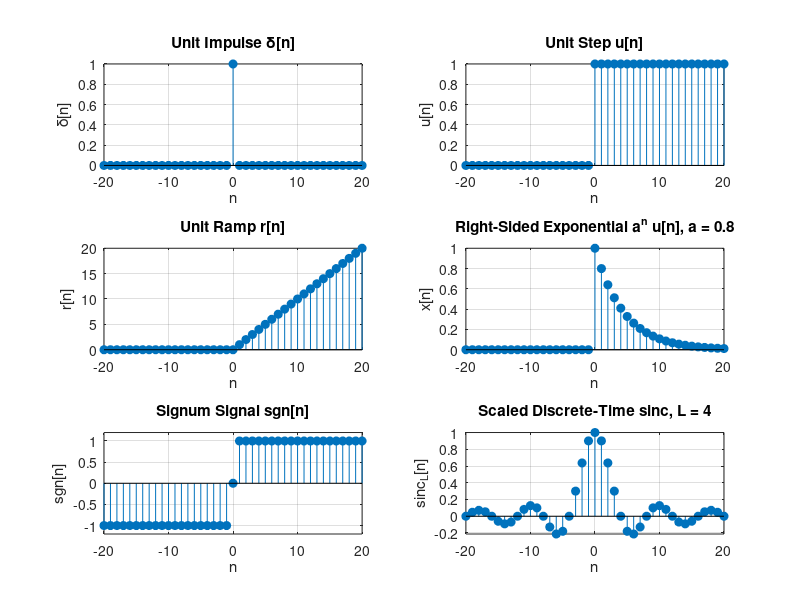

Write MATLAB code to recreate this figure.
%% week3-discrete-signals-matlab
% Basic discrete-time signals demo
% Run with:  >> discrete_signals

clc; clear; close all;

% Common index axis for all signals
n = -20:20;                      % sample indices

%% 1) Unit Impulse: models a "sample at one time index"
delta = double(n == 0);          % δ[n] = 1 at n=0, 0 elsewhere

%% 2) Unit Step: turns on a system/input at n = 0
u = double(n >= 0);              % u[n] = 1 for n>=0, 0 otherwise

%% 3) Unit Ramp: tests system response to linearly increasing inputs
r = n .* u;                      % r[n] = n for n>=0, 0 for n<0

%% 4) Right-sided Exponential: fundamental LTI mode
a = 0.8;                         % decay factor (0<|a|<1 for decaying)
x_exp = (a.^n) .* u;             % x[n] = a^n u[n], right-sided sequence

%% 5) Signum: simple nonlinearity; useful for symmetry checks
sgn = zeros(size(n));            % initialize with zeros
sgn(n > 0) = 1;                  % +1 for n>0
sgn(n < 0) = -1;                 % -1 for n<0
% sgn(0) stays 0

%% 6) Discrete-time sinc (scaled)
% x[n] = sin(pi*n/L) / (pi*n/L)
% Scaling by L spreads the main lobe, so not every integer n is a zero.
L = 4;                            % time-scaling factor
x_sinc = ones(size(n));           % value at n=0 is 1 (limit)
idx = (n ~= 0);                   % avoid division by zero
x_sinc(idx) = sin(pi*n(idx)/L) ./ (pi*n(idx)/L);

%% ---- Plot all signals ----------------------------------------------
figure('Name','Basic Discrete-Time Signals','NumberTitle','off');

subplot(3,2,1);
stem(n, delta, 'filled');
title('Unit Impulse \delta[n]');
xlabel('n'); ylabel('\delta[n]');
grid on; axis tight;

subplot(3,2,2);
stem(n, u, 'filled');
title('Unit Step u[n]');
xlabel('n'); ylabel('u[n]');
grid on; axis tight;

subplot(3,2,3);
stem(n, r, 'filled');
title('Unit Ramp r[n]');
xlabel('n'); ylabel('r[n]');
grid on; axis tight;

subplot(3,2,4);
stem(n, x_exp, 'filled');
title(sprintf('Right-Sided Exponential a^n u[n], a = %.1f', a));
xlabel('n'); ylabel('x[n]');
grid on; axis tight;

subplot(3,2,5);
stem(n, sgn, 'filled');
title('Signum Signal sgn[n]');
xlabel('n'); ylabel('sgn[n]');
grid on; axis([-20 20 -1.2 1.2]);

subplot(3,2,6);
stem(n, x_sinc, 'filled');
title(sprintf('Scaled Discrete-Time sinc, L = %d', L));
xlabel('n'); ylabel('sinc_L[n]');
grid on; axis tight;
